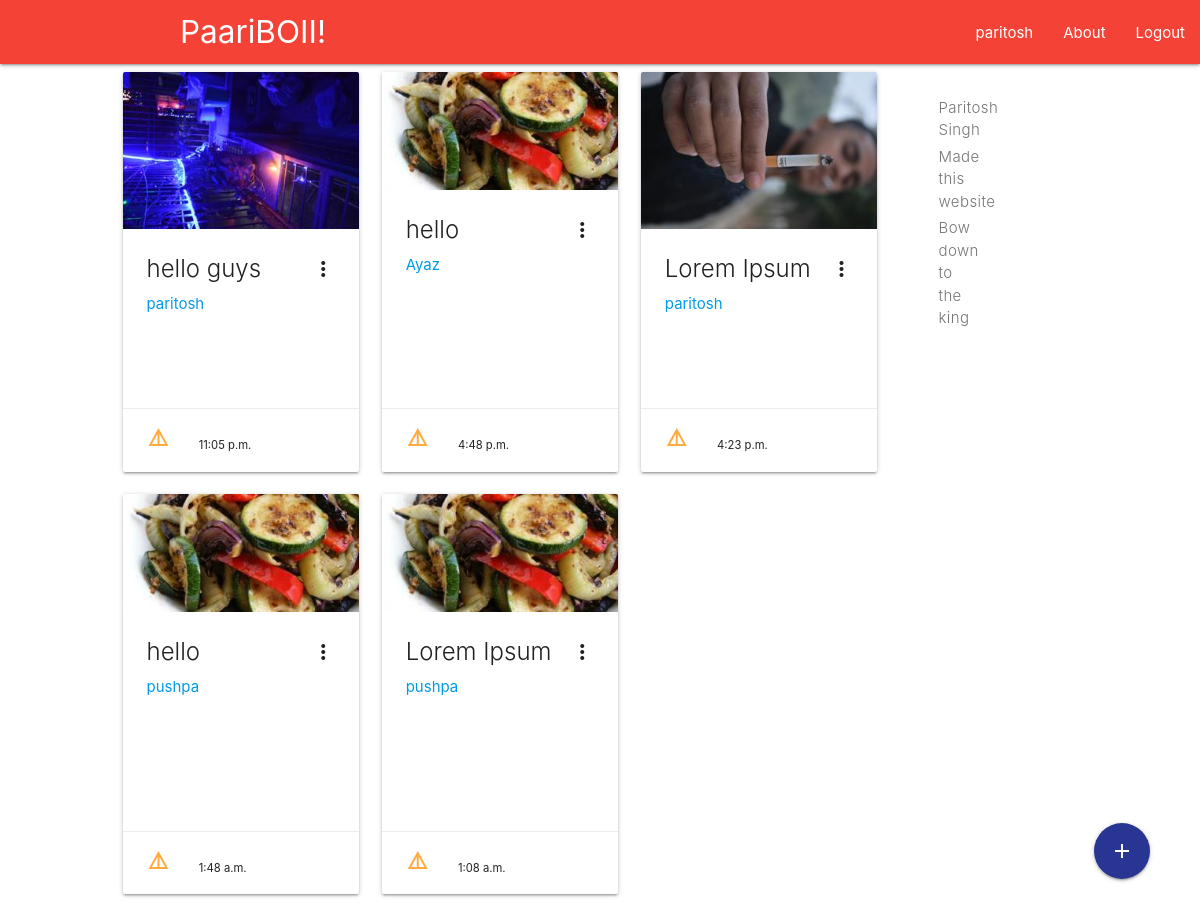
The app's page / (signed in) with its own data.
### network/models.py (models this page shows, shortened)
class Post(models.Model):
    title = models.CharField(max_length = 100)
    content = models.TextField()
    created_on = models.TimeField(auto_now = True)
    author = models.ForeignKey(User, on_delete = models.CASCADE,)
    image = models.ImageField(default = 'default.jpg',upload_to = 'post_pics',)

### network/views.py (the view)
# urls.py: path('', user_views.PostList.as_view(), name = 'homepage'),
class PostList(ListView):
    model = Post
    context_object_name = 'posts'
    ordering = ['-created_on']
    paginated_by = 10

### network/templates/network/post_list.html (shortened to what this page needs)
{% extends "network/base.html" %}
{% block content %}
<div class = row>
<div class = "col s12 m8 offset-m1 x17 offset-l1">
      {% for post in posts %}
            <div class = "col s12 m6 l4">
                <div class="card medium">
                    <div class="card-image waves-effect waves-block waves-light">
                        <img class="activator" src="{{post.image.url}}">
                    </div>
                    <div class="card-content">
                        <span class="card-title activator grey-text text-darken-4">{{post.title}}
                            <i href= "#" class="material-icons right tooltipped" data-position="bottom" data-tooltip="Open Card">more_vert</i></span>
                        <p><a href="{% url 'network:profile_detail' post.author.profile.id %}">{{post.author.username}}</a></p>
                        <br>
                        <p class = "card-action"><a href = "{% url 'network:post_detail' post.id %}"><i class = "material-icons">details</i></a>
                        <small class = ".bottomleft">{{ post.created_on}}</small>
                    </div>
                </div>
            </div>
            {% endfor %}
        </div>
        <div class="col hide-on-small-only m3 X13 offset-x11">
            <div class="col hide-on-small-only m3 xl3 offset-xl1">
                <div class="toc-wrapper">
                    <div style="height: 1px;">
                        <ul class="section table-of-contents">
                            <li><a href="#materialdesign">Paritosh Singh</a></li>
                            <li><a href="#team">Made this website</a></li>
                            <li><a href = "#paritosh">Bow down to the king </a></li>
                        </ul>
                    </div>
                </div>
            </div>
        </div>
</div>
    {% if user.is_authenticated %}
    <div class = "right hide-on-med-and-down">
        <a class="btn-floating btn-large waves-effect waves-light indigo darken-3" href = {% url 'network:post_create'%} style = "position: fixed; bottom: 50px;right: 50px;" >
            <i class="material-icons">add</i>
        </a>
    </div>
    {% endif %}
{% endblock content %}

### network/templates/network/base.html (shortened to what this page needs)
{% load static %}
<html>
<head>
        <link type="text/css" rel="stylesheet" href="{% static 'css/materialize.css'%}"  media="screen,projection"/>
</head>
<body>
    <nav class="red">
    <div class="nav-wrapper">
        <div class="container">
            <a href="{% url 'network:homepage'%}" data-target="slide-out" class="brand-logo">PaariBOII!</a>
        </div>
        <ul id="nav-mobile" class="right hide-on-med-and-down">
            {% if user.is_authenticated %}
            <li><a class="waves-effect" href="{% url 'network:profile_detail' user.profile.id %}">{{ user.username }}</a></li>
            <li><a class="waves-effect" href="#AboutPage">About</a></li>
            <li><a class="waves-effect" href="{% url 'network:logout'%}?next=/" on onclick="M.toast({html: 'logged out'})">Logout</a></li>
            {% else%}
            <li><a class="waves-effect" href="{% url 'network:register'%}">Register</a></li>
            <li><a class="waves-effect" href="{% url 'network:login'%}">Login</a></li>
            <li><a class="waves-effect" href = "{% url 'network:test_view'%}">Test</a></li>
            {% endif %}
        </ul>
    </div>
    </nav>
        {% block content %}
        {% endblock %}
</body>
</html>

### records on screen
Post: image (picture), title "hello guys", author.username "paritosh", created_on "11:05 p.m."
Post: image (placeholder picture), title "hello", author.username "Ayaz", created_on "4:48 p.m."
Post: image (picture), title "Lorem Ipsum", author.username "paritosh", created_on "4:23 p.m."
Post: image (placeholder picture), title "hello", author.username "pushpa", created_on "1:48 a.m."
Post: image (placeholder picture), title "Lorem Ipsum", author.username "pushpa", created_on "1:08 a.m."

### other values on screen
{{ user.username }} "paritosh"
